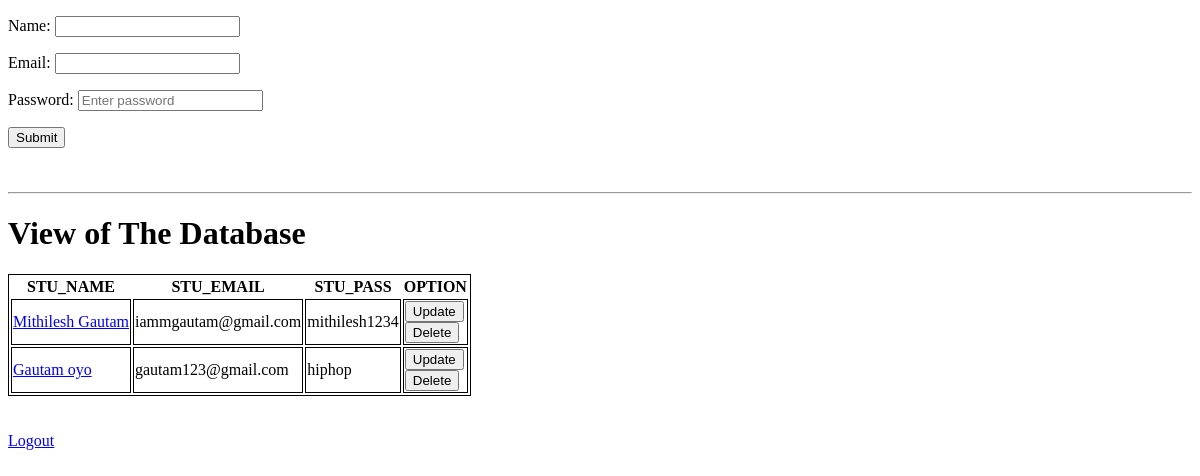
Page / (signed in) on the earlier database version.
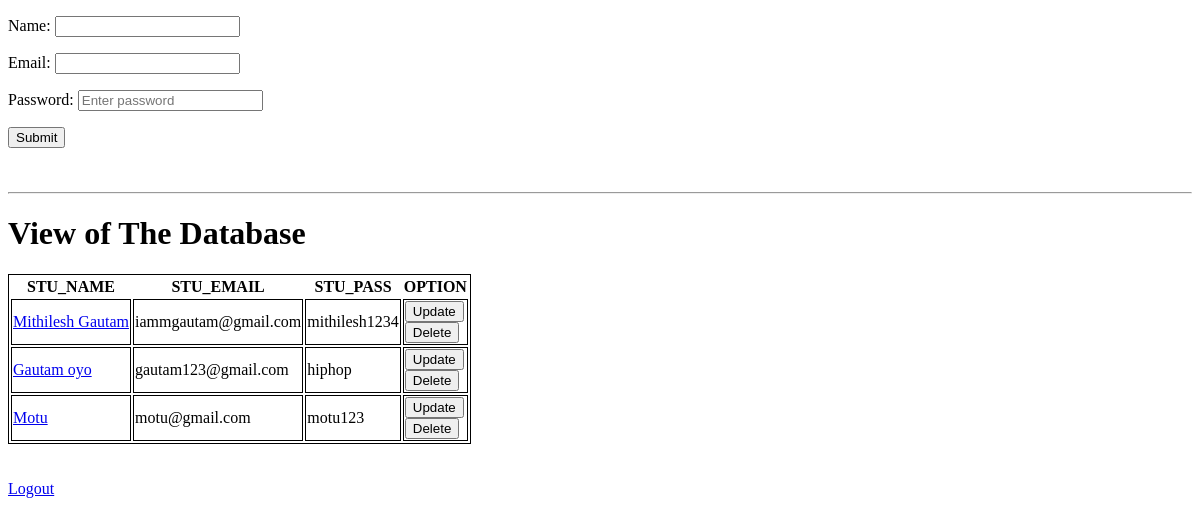
Same page on the later database version.
### app2/models.py (models this page shows)
class Person(models.Model):
    name = models.CharField(max_length=50)
    email = models.EmailField(max_length=100)
    password = models.CharField(max_length=20)

### app2/views.py (the view)
# urls.py: path('', form, name='form'),
def form(request):
    if request.user.is_authenticated:
        if request.method == 'POST':
            fm = PersonForm(request.POST)
            if fm.is_valid():
                Name = fm.cleaned_data['name']
                Email = fm.cleaned_data['email']
                Pass = fm.cleaned_data['password']
                reg = Person(name =Name, email = Email, password=Pass)
                reg.save()
                fm = PersonForm()
                return redirect(request.path)
        else:
            fm = PersonForm()
        list = Person.objects.all()
        context = {
            'form':fm,
            'fullview':list,
        }
        return render(request, 'app2/mail.html', context)
    else:
        return render(request, 'app2/error404.html')

### app2/forms.py
class PersonForm(forms.ModelForm):
    class Meta:
        model = Person
        fields = ['name','email', 'password']
        widgets = {
            'password':forms.PasswordInput(attrs={'placeholder':'Enter password'}),
        }

### templates/app2/mail.html (shortened to what this page needs)
<!DOCTYPE html>
<html lang="en">
  <head>
  </head>
  <body>
    <form action="" method="POST">
      {% csrf_token %} {% for field in form %}
      <p>{{field.label_tag}} {{field}}</p>
      {% endfor %}
      <input type="submit" value="Submit" />
    </form>
    <br />
    <br />
    <hr />
    <h1>View of The Database</h1>
    <table>
      <thead>
        <th>STU_NAME</th>
        <th>STU_EMAIL</th>
        <th>STU_PASS</th>
        <th>OPTION</th>
      </thead>
      <tbody>
        {% for student in fullview %}
        <tr>
          <td><a href="{% url 'detail' student.id %}">{{student.name}}</a></td>
          <td>{{student.email}}</td>
          <td>{{student.password}}</td>
          <td>
            <a href="{% url 'update' student.id %}"
              ><input type="button" value="Update" />
            </a>
            <form action="{% url 'delete' student.id %}" method="POST">
              {% csrf_token %}<input type="submit" value="Delete" />
            </form>
          </td>
        </tr>
        {% endfor %}
      </tbody>
    </table>
    <br />
    <br />
    <a href="{% url 'logout' %}">Logout</a>
  </body>
</html>

### templates/app2/mail.html (style rules this page uses)
table, thead, tbody, tr, td { border: 1px solid black; }

Differences in the rows shown:
added Person: name "Motu", email "motu@gmail.com", password "motu123"
